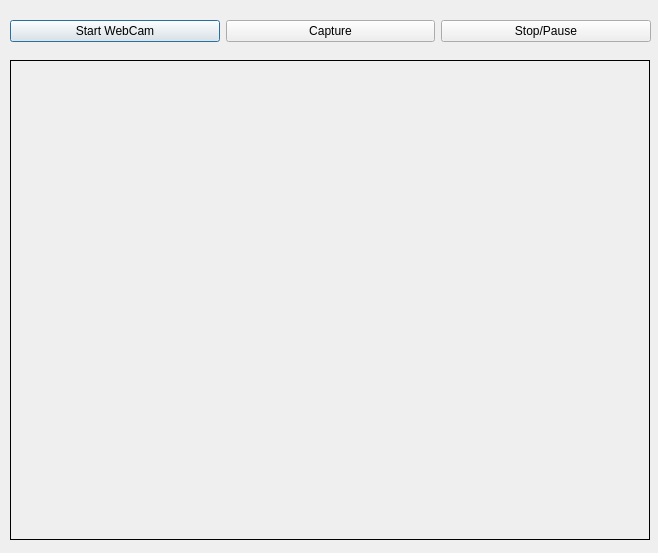
<?xml version="1.0" encoding="UTF-8"?>
<ui version="4.0">
 <class>CamDialog</class>
 <widget class="QDialog" name="CamDialog">
  <property name="geometry">
   <rect>
    <x>0</x>
    <y>0</y>
    <width>658</width>
    <height>553</height>
   </rect>
  </property>
  <property name="windowTitle">
   <string>Dialog</string>
  </property>
  <widget class="QLabel" name="label">
   <property name="geometry">
    <rect>
     <x>10</x>
     <y>60</y>
     <width>640</width>
     <height>480</height>
    </rect>
   </property>
   <property name="contextMenuPolicy">
    <enum>Qt::DefaultContextMenu</enum>
   </property>
   <property name="frameShape">
    <enum>QFrame::Box</enum>
   </property>
   <property name="text">
    <string/>
   </property>
   <property name="alignment">
    <set>Qt::AlignLeading|Qt::AlignLeft|Qt::AlignVCenter</set>
   </property>
  </widget>
  <widget class="QWidget" name="">
   <property name="geometry">
    <rect>
     <x>10</x>
     <y>6</y>
     <width>641</width>
     <height>51</height>
    </rect>
   </property>
   <layout class="QHBoxLayout" name="horizontalLayout">
    <item>
     <widget class="QPushButton" name="pushButton_2">
      <property name="text">
       <string>Start WebCam</string>
      </property>
     </widget>
    </item>
    <item>
     <widget class="QPushButton" name="pushButton_3">
      <property name="text">
       <string>Capture</string>
      </property>
     </widget>
    </item>
    <item>
     <widget class="QPushButton" name="pushButton">
      <property name="text">
       <string>Stop/Pause</string>
      </property>
     </widget>
    </item>
   </layout>
  </widget>
 </widget>
 <resources/>
 <connections/>
</ui>
